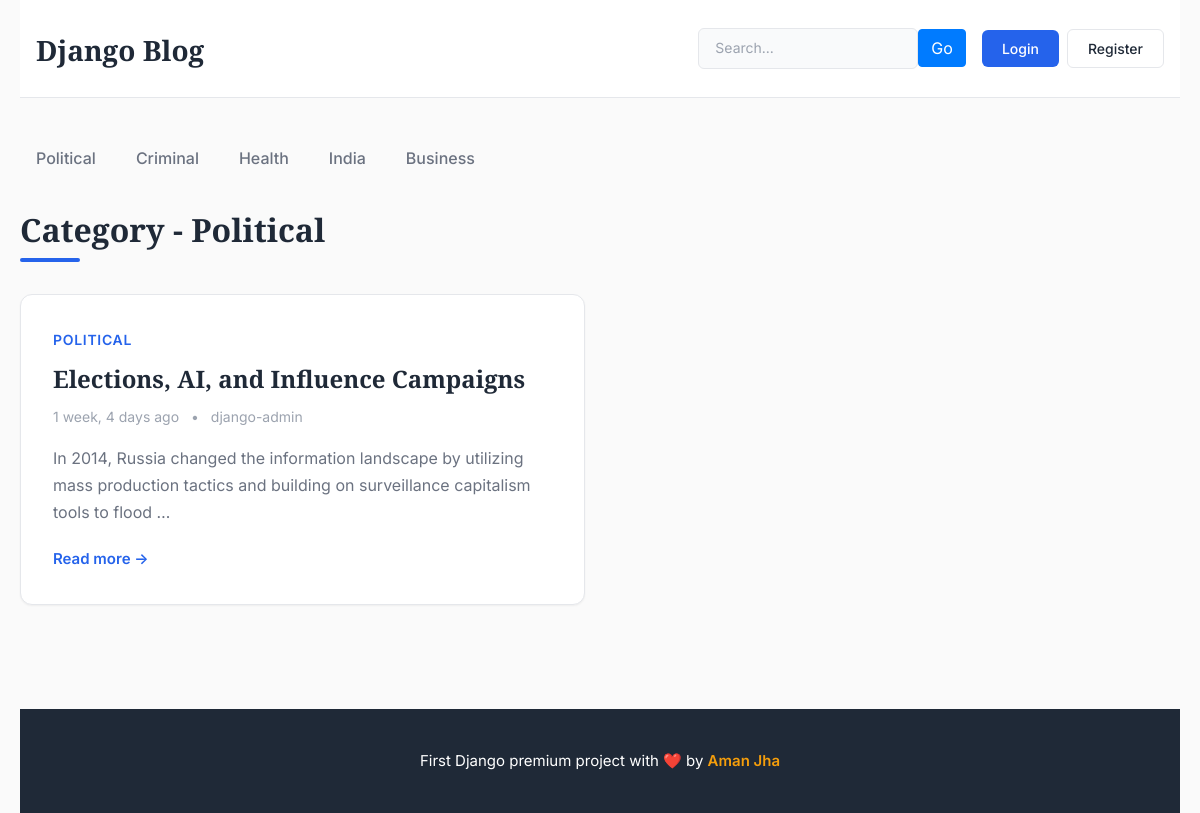
Page /category/2 on the committed database.
### blogs/models.py (models this page shows, shortened)
class Category(models.Model):
    category_name = models.CharField(max_length = 15, unique=True)
    created_at = models.DateTimeField(auto_now_add=True)
    updated_at = models.DateField(auto_now=True)
    class Meta:
        verbose_name_plural = 'categories'
    def __str__(self):
        return self.category_name

class Blog(models.Model):
    title = models.CharField(max_length=100)
    slug = models.SlugField(max_length=150, unique=True, blank=True)
    category = models.ForeignKey(Category, on_delete=models.CASCADE)
    author = models.ForeignKey(User, on_delete=models.CASCADE)
    featured_image = models.ImageField(upload_to='uploads/%Y/%m/%d')
    short_description = models.TextField(max_length=500)
    blog_body = models.TextField(max_length=2000)
    status = models.CharField(max_length=15, choices=STATUS_CHOICES, default="Draft")
    is_featured = models.BooleanField(default=False)
    created_at = models.DateTimeField(auto_now_add=True)
    updated_at = models.DateField(auto_now=True)

### blogs/views.py (the view)
# urls.py: path('<int:category_id>', views.posts_by_category, name='posts_by_category'),
def posts_by_category(request, category_id):
    try:
        category = get_object_or_404(models.Category, id=category_id)
    except:
        return redirect('home')
    posts = models.Blog.objects.filter(category=category, status='Published')
    categories = models.Category.objects.all()
    context={
        'posts': posts,
        'category': category,
        'categories':categories
    }
    return render(request, 'post_by_category.html', context)

### blogs/context_processors.py (called while the page is built)
def get_categories(request):
    categories = models.Category.objects.all()
    return dict(categories=categories)

### templates/post_by_category.html (shortened to what this page needs)
{% extends "base.html" %} {% block content %}
<main role="main" class="container p-0">
  <section class="featured-section">
    <h2 class="section-title">Category - {{ category }}</h2>
    <div class="row">
      {% if posts %} {% for feature in posts %}
      <div class="col-md-6 mb-4">
        <div class="post-card">
          <div class="post-card-body">
            <span class="post-category">{{feature.category}}</span>
            <h3 class="post-title">{{feature.title}}</h3>
            <div class="post-meta">
              <span>{{feature.updated_at | timesince}} ago</span>
              <span class="meta-separator">•</span>
              <span>{{feature.author}}</span>
            </div>
            <p class="post-excerpt">
              {{feature.short_description | truncatewords:20}}
            </p>
            <a href="{% url 'blog' feature.slug %}" class="read-more">Read more →</a>
          </div>
        </div>
      </div>
      {% endfor %} {% else %}
      <h3 class="center">No posts Found</h3>
      {% endif %}
    </div>
  </section>
</main>
{% endblock %}

### templates/base.html (shortened to what this page needs)
{% load static %}
<!DOCTYPE html>
<html lang="en">
  <head>
    <link
      href="https://getbootstrap.com/docs/4.0/dist/css/bootstrap.min.css"
      rel="stylesheet"
    />
    <link
      rel="stylesheet"
      href="https://cdnjs.cloudflare.com/ajax/libs/font-awesome/6.0.0/css/all.min.css"
    />
    <link href="{% static 'css/blog.css' %}" rel="stylesheet" />
  </head>
  <body>
    <div class="container">
      <header class="blog-header py-4 px-3">
        <div class="row flex-nowrap justify-content-between align-items-center">
          <div class="col-4 pt-1">
            <a class="blog-header-logo" href="/">Django Blog</a>
          </div>
          <div class="col-8 d-flex justify-content-end align-items-center">
            <div class="header-search-wrapper mr-3">
              <form
                action="{% url 'search' %}"
                method="GET"
                class="header-search-form"
              >
                <input
                  type="text"
                  name="keyword"
                  class="header-search-input"
                  placeholder="Search..."
                  ˝
                  value="{{ request.GET.keyword }}"
                />
                <button type="submit" class="btn btn-primary">Go</button>
              </form>
            </div>
            {% if not user.is_authenticated %}
            <a class="btn btn-sm btn-login mr-2" href="{% url 'login' %}"
              >Login</a
            >
            <a class="btn btn-sm btn-register" href="{% url 'register' %}"
              >Register</a
            >
            {% endif %}
          </div>
        </div>
      </header>
      <div class="nav-scroller py-2 mb-4">
        <nav class="nav d-flex justify-content-start category-nav">
          {% for category in categories %}
          <a
            class="category-link"
            href="{% url 'posts_by_category' category.id %}"
            >{{ category.category_name }}</a
          >
          {% endfor %}
        </nav>
      </div>
      {% block content %}Content{% endblock %}
      <footer class="blog-footer">
        <div class="container">
          <p class="footer-text">
            First Django premium project with ❤️ by
            <a href="#" class="footer-link">Aman Jha</a>
          </p>
        </div>
      </footer>
    </div>
  </body>
</html>

### static/css/blog.css (style rules this page uses)
:root { --primary-color: #2563eb; --secondary-color: #f59e0b; --text-primary: #1f2937; --text-secondary: #6b7280; --text-muted: #9ca3af; --border-color: #e5e7eb; --bg-light: #f9fafb; --bg-white: #ffffff; --shadow-sm: 0 1px 2px 0 rgba(0, 0, 0, 0.05); --shadow-md: 0 4px 6px -1px rgba(0, 0, 0, 0.1); --shadow-lg: 0 10px 15px -3px rgba(0, 0, 0, 0.1); }
* { box-sizing: border-box; }
body { font-family: 'Inter', -apple-system, BlinkMacSystemFont, 'Segoe UI', Roboto, sans-serif; color: var(--text-primary); background-color: #fafafa; line-height: 1.6; font-size: 16px; }
.container { max-width: 1200px; margin: 0 auto; padding: 0 20px; }
.blog-header { border-bottom: 1px solid var(--border-color); background-color: var(--bg-white); margin-bottom: 2rem; padding: 1.5rem 0; }
.blog-header-logo { font-family: 'Playfair Display', serif; font-size: 1.75rem; font-weight: 900; color: var(--text-primary); text-decoration: none; transition: color 0.3s ease; }
.btn-login { background-color: var(--primary-color); color: white; border: none; padding: 0.5rem 1.25rem; border-radius: 6px; font-weight: 500; transition: all 0.3s ease; }
.btn-register { background-color: transparent; color: var(--text-primary); border: 1px solid var(--border-color); padding: 0.5rem 1.25rem; border-radius: 6px; font-weight: 500; transition: all 0.3s ease; }
.header-search-wrapper { display: flex; align-items: center; }
.header-search-form { position: relative; display: flex; align-items: center; }
.header-search-input { width: 220px; padding: 0.5rem 2.5rem 0.5rem 1rem; border: 1px solid var(--border-color); border-radius: 6px; font-size: 0.875rem; color: var(--text-primary); background-color: var(--bg-light); transition: all 0.3s ease; outline: none; }
.header-search-input::placeholder { color: var(--text-muted); }
.nav-scroller { overflow-x: auto; -webkit-overflow-scrolling: touch; }
.category-nav { gap: 0.5rem; flex-wrap: wrap; }
.category-link { padding: 0.5rem 1rem; color: var(--text-secondary); text-decoration: none; font-weight: 500; border-radius: 6px; transition: all 0.3s ease; white-space: nowrap; }
.featured-section { margin-bottom: 4rem; }
.section-title { font-family: 'Playfair Display', serif; font-size: 2rem; font-weight: 900; color: var(--text-primary); margin-bottom: 2rem; position: relative; padding-bottom: 0.75rem; }
.section-title::after { content: ''; position: absolute; bottom: 0; left: 0; width: 60px; height: 4px; background-color: var(--primary-color); border-radius: 2px; }
.post-card { background-color: var(--bg-white); border-radius: 12px; overflow: hidden; box-shadow: var(--shadow-sm); transition: all 0.3s ease; height: 100%; border: 1px solid var(--border-color); }
.post-card-body { padding: 2rem; }
.post-category { display: inline-block; color: var(--primary-color); font-size: 0.875rem; font-weight: 600; text-transform: uppercase; letter-spacing: 0.05em; margin-bottom: 0.75rem; }
.post-title { font-family: 'Playfair Display', serif; font-size: 1.5rem; font-weight: 700; color: var(--text-primary); margin-bottom: 0.75rem; line-height: 1.3; }
.post-meta { font-size: 0.875rem; color: var(--text-muted); margin-bottom: 1rem; }
.meta-separator { margin: 0 0.5rem; }
.post-excerpt { color: var(--text-secondary); line-height: 1.7; margin-bottom: 1.25rem; }
.read-more { color: var(--primary-color); font-weight: 600; text-decoration: none; font-size: 0.9375rem; transition: transform 0.3s ease; display: inline-block; }
.blog-footer { background-color: var(--text-primary); color: white; padding: 2.5rem 0; margin-top: 5rem; text-align: center; }
.footer-text { margin: 0; font-size: 0.9375rem; }
.footer-link { color: var(--secondary-color); text-decoration: none; font-weight: 600; transition: color 0.3s ease; }

### rows in the picture
Category: category_name "Political"
Category: category_name "Criminal"
Category: category_name "Health"
Category: category_name "India"
Category: category_name "Business"
Blog: category "POLITICAL", title "Elections, AI, and Influence Campaigns", updated_at "1 week, 4 days", author "django-admin", short_description "In 2014, Russia changed the information landscape by utilizing mass production tactics and building on surveillance capitalism tools to flood …"
